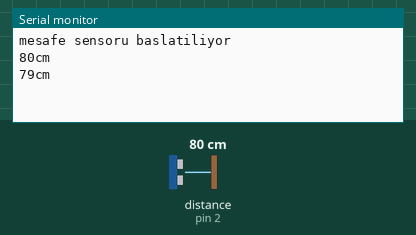
This sketch was run on a simulated Arduino Uno, built with avr-gcc and run on an emulated ATmega328P. On the bench: the last lines printed to the serial monitor. Wiring (inferred from the names in the program): ultrasonic range finder: trigger pin 4; echo pin 2. The test bench sets the inputs (shaded band); at power-on: distance to the obstacle (sensor on pin 2) 80 cm. The echo pulse lasts 58.3 µs per cm.

Above: at 4.2 s.
4.3 s: distance to the obstacle (sensor on pin 2) set to 2 cm
At 5.6 s:
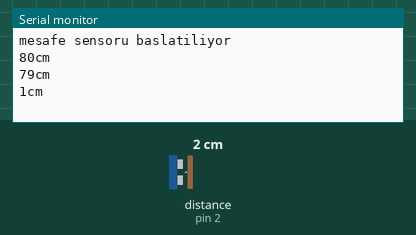
5.8 s: distance to the obstacle (sensor on pin 2) set to 4 cm
At 6.8 s:
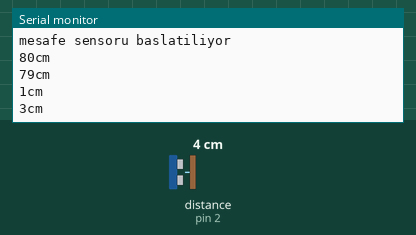
Timing chart, 0 to 8.8 s (numbered marks = the images above; inputs shaded):
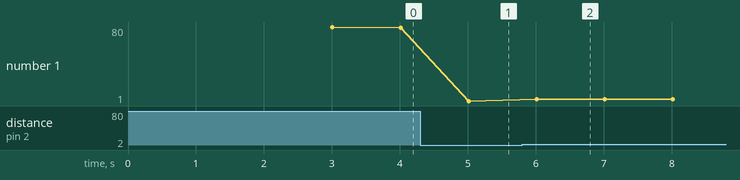

The sketch:

ultrasonic_sensor.ino
```cpp
#define trig 4
#define echo 2

long sure, mesafe;

void setup()
{
  Serial.begin(9600);
  pinMode(trig, OUTPUT);
  pinMode(echo, INPUT);

  Serial.println("mesafe sensoru baslatiliyor");
  delay(3000);
}

void loop()
{
  digitalWrite(trig, LOW);
  delayMicroseconds(3);
  digitalWrite(trig, HIGH);
  delayMicroseconds(10);
  digitalWrite(trig, LOW);

  sure = pulseIn(echo, HIGH);

  mesafe = (sure/2) * 0.0343;
  Serial.print(mesafe);
  Serial.println("cm");
  delay(1000);
}
```

Measured:
- after the input at 4.3 s, the serial monitor: prints a new line after 0.71 s (image 1)
- after the input at 5.8 s, the serial monitor: prints a new line after 0.21 s (image 2)
- plotted number 1: 79 → 1 after the input at 4.3 s, 1 → 3 after the input at 5.8 s
